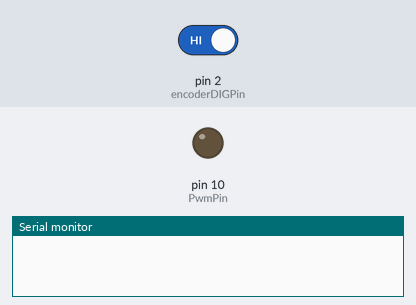
A sketch run on a simulated Arduino Uno, built with avr-gcc and run on an emulated ATmega328P. Shown: output pins drawn as LEDs (lit = HIGH), the last lines printed to the serial monitor. Inputs (shaded band) come from the test bench; at power-on: pin 2 (encoderDIGPin) HIGH. Random numbers use the default seed unless the sketch sets one.

Above: at 0.1 s.
At 2.1 s:
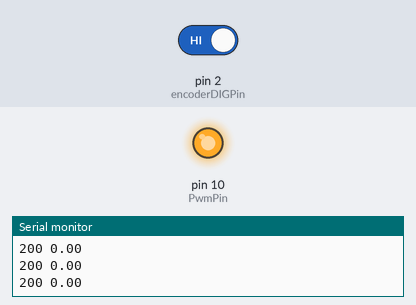
Timing chart, 0 to 3.6 s (numbered marks = the images above):
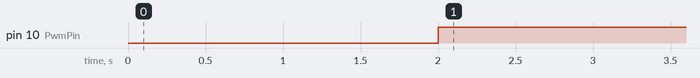

Measured:
- by itself, pin 10 (PwmPin): LOW → HIGH at 2.0 s

The sketch:

controll.ino
```cpp
volatile unsigned int cuenta = 0;

int potAnaPin = 0; // pin A0
int PwmPin = 10; // pin 9

int encoderDIGPin = 2;
unsigned long t1, t2;

float t, f, f2;
int Sp=200, n=0;
float pi = 3.14159265359;

float  pid0 = 0;
float  pid1 = 0;
float  pid2 = 0;
float  error0 = 0;
float  error1 = 0;
float  error2 = 0;
float  y1 = 0;
float  y2 = 0;

float  kp = 1.1378299120234605;  //1.1378299120234605; //1.2199;
float  ki = 1.0557184750733137;  //1.0557184750733137; //1.2193;
float  kd = 0.015640273704789834;//0.015640273704789834; //0;
float  Ts = 0.22848;

float  q1 = kp + 0.5 * Ts * ki + (kd / Ts);
float  q2 = Ts * ki * 0.5 - kp - (2 * kd / Ts);
float  q3 = kd / Ts;

void setup() {
  Serial.begin(115200);
  pinMode(PwmPin, OUTPUT);   // sets the pin as output
  pinMode(encoderDIGPin, INPUT);

  SREG = (SREG & 0b01111111); //Desabilitar interrupciones
  TIMSK2 = TIMSK2|0b00000001; //Habilita la interrupcion por desbordamiento
  TCCR2B = 0b00000111; //Configura preescala para que FT2 sea de 7812.5Hz
  SREG = (SREG & 0b01111111) | 0b10000000; //Habilitar interrupciones //Desabilitar interrupciones
}

void loop() {
  t1 = pulseIn(encoderDIGPin, HIGH);
  t2 = pulseIn(encoderDIGPin, LOW);

  analogWrite(PwmPin, pid0);
}

ISR (TIMER2_OVF_vect){ // función que se llama cada 32.64ms
  cuenta++;
  if(cuenta > 400) { // CAMBIANDO EL SETPOINT CADA 150 cuentas = 150 * 32.64ms
    Sp = random(150, 255);
    cuenta=0;
  }

  t = t1 + t2;
  if (t == 0) {
    f = 500000;
  } else {
    f = 500000/t;
  }

  if (f > 1000) {
    f = 0;
  }

  f = f * 17 / 8;
  f = pi * 0.5 * f; // f en radianes

  if (f>=0) {
    f = 0.0203 * f + 0.9797 * f2;
  }
  f2 = f;

  if(cuenta % 7 == 0) { // MUESTREO CADA 7 cuentas = 7 * 32.64m
    error2 = error1;
    error1 = error0;

    pid2 = pid1;
    pid1 = pid0;

    error0 = Sp - f;

    pid0 = pid1 + q1 * error0 + q2 * error1 + q3 * error2;

    if (pid0 > 255)
    {
      pid0 = 255;
    }
    else if (pid0 < 0)
    {
      pid0 = 0;
    }
    else
    {
      pid0 = pid0;
    }

    Serial.print(Sp);
    Serial.print(" ");
    Serial.print(f);
    Serial.println(" ");
  }
}
```
